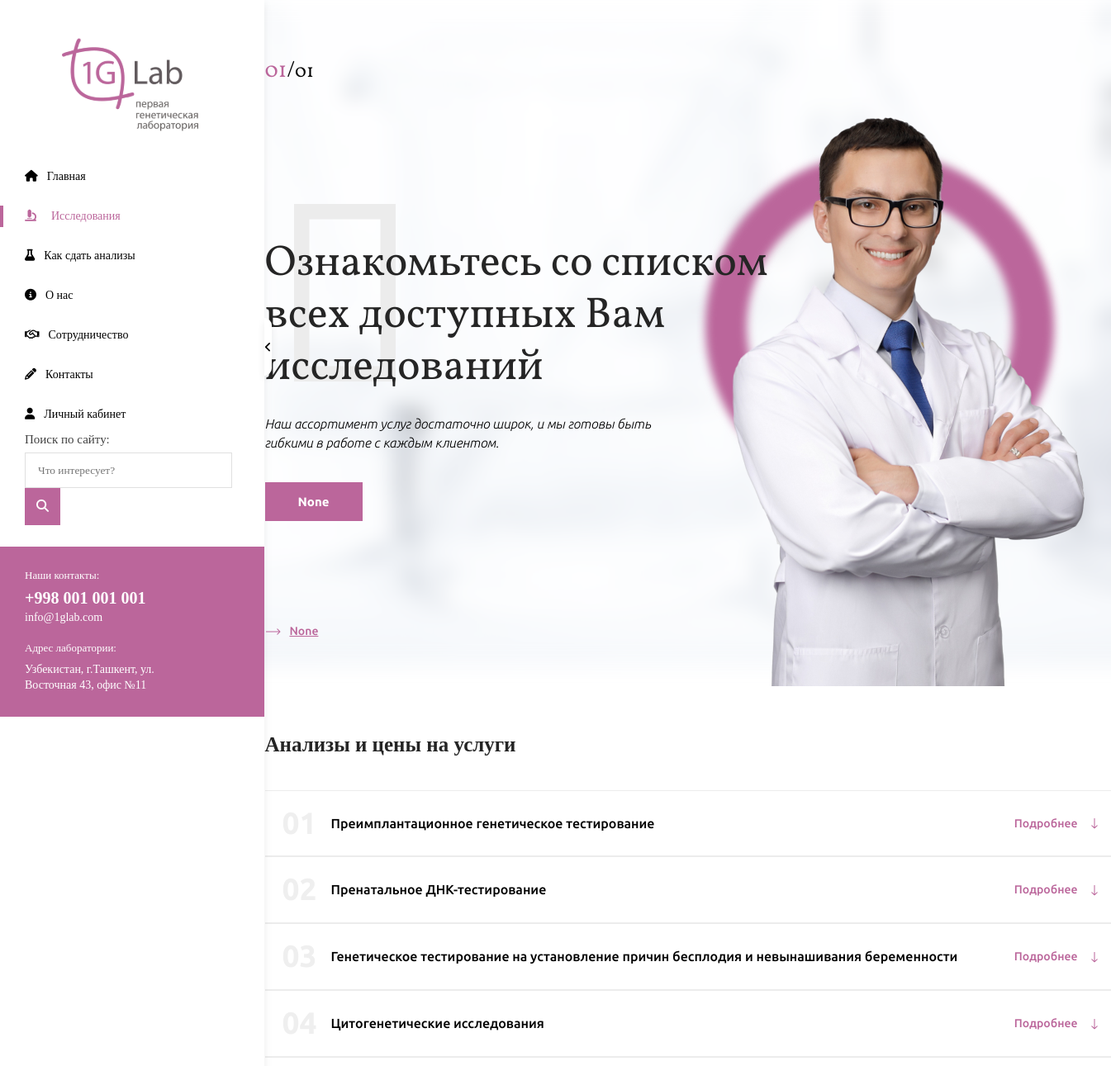
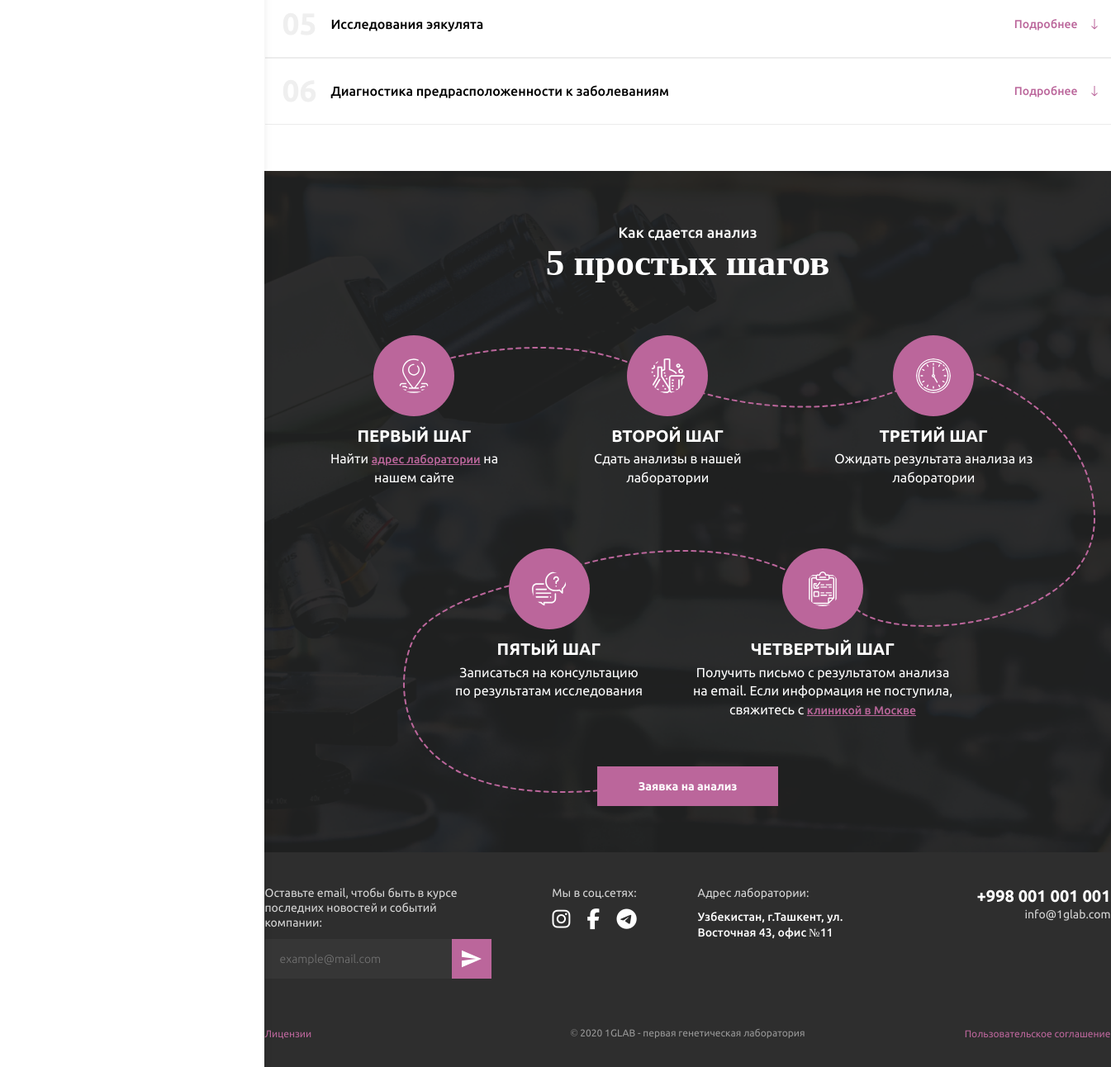
The page /researches/ on the database its author committed (2 pictures, top to bottom).
### genlab/apps/main_app/models.py (models this page shows, shortened)
class HeaderSlid(models.Model):
    class Meta:
        db_table = ''
        managed = True
        verbose_name = 'Слайд хедера'
        verbose_name_plural = 'Слайды хедера'
    HOME = 'home'
    RESEARCHES = 'researches'
    QUESTIONS = 'questions'
    COOPERATION = 'cooperation'
    CHOICE_GROUP = {
        (HOME, 'Главная страница'),
        (RESEARCHES, 'Исследования'),
        (QUESTIONS, 'Как сдать анализы'),
        (COOPERATION, 'Сотрудничество'),
    }
    slide_header = models.CharField(("Заголовок слайда"), max_length=500)
    slide_text = models.TextField(("Текст слайда"))
    page = models.CharField(("Страница на которой отображать данный слайд"), choices=CHOICE_GROUP, default=HOME,  max_length=50)
    image = models.ImageField(("Фото отобржаемое на слайдере"), upload_to='img', null=True, blank=True)
    button_text = models.CharField(("Текст кнопки(если есть)"), max_length=50, null=True, blank=True)
    button_link = models.CharField(("Ссылка кнопки"), max_length=50 , null=True, blank=True)
    link_text = models.CharField(("Текст ссылки(если есть)"), max_length=50, null=True, blank=True)
    link_url = models.CharField(("URL ссылки"), max_length=50 , null=True, blank=True)

class Research(models.Model):
    class Meta:
        db_table = ''
        managed = True
        verbose_name = 'Исследование'
        verbose_name_plural = 'Исследования'
    name = models.CharField(("Название исследования"), max_length=150)
    types = models.ManyToManyField(ResearchType, verbose_name=("Входящие в него виды исследвания"))

### genlab/apps/main_app/views.py (the view)
# urls.py: path('researches/', views.ResearchesView.as_view(), name='researches' ),
class ResearchesView(View):
    def get(self, request):
        slides = HeaderSlid.objects.filter(page='researches')
        researches = Research.objects.all()
        context={
            'slides':slides,
            'researches': researches,
        }
        return render(request, 'researches.html', context)

### templates/researches.html (shortened to what this page needs)
{% extends "base.html" %}
{% load static %}
{% block content %}
    <div class="researches">
        <div class="container">
            <h2 class="researches__header">Анализы и цены на услуги</h2>
            <ol class="researches__list list">
               {% for a in researches %}
               <li class="researches__list__item list__item">
                <h3 class="researches__list__item__header list__header">
                    {{a.name}}
                    <span class="researches__list__item__navigate list__navigate">Подробнее</span>
                </h3>
            </li>
               {% endfor %}
            </ol>
        </div>
    </div>
    {% include "include/steps.html" %}
{% endblock %}

### templates/include/header-slider.html (shortened to what this page needs)
{% load static %}
{% url 'home' as home_url %}
{% url 'cooperation' as cooperation_url%}
{% url 'questions' as questions_url%}
{% url 'researches' as researches_url%}
{% block header-slider %}
    <header class="header">
        <div class="container">
            <div class="header__slider" id="slider-1">
               {% for slide in slides %}
                <div class="header__slider__item" style="background: url({{slide.image.url}}){% if request.path == home_url %}
                        , url({% static 'img/header-rectangle-big.svg' %});
                        {% elif request.path == cooperation_url %}
                        , url({% static 'img/triangle.svg' %});
                        {% elif request.path == questions_url %}
                        , url({% static 'img/question-mark.svg' %});
                        {% elif request.path == researches_url %}
                        , url({% static 'img/ellipse.svg' %});
                        {% endif %}
                        ">
                        <div class="header__slider__item__content">
                            <div class="header__slider__item__content__navigate">
                                <p class="header__slider__item__content__navigate__slides num header__navigate" id="slider-nav-1">
                                    <span class="num__this">01</span>/<span class="num__all"></span>
                                </p>
                            </div>
                            <h1 class="header__slider__item__content__header">{{slide.slide_header}}</h1>
                            <p class="header__slider__item__content__text">{{slide.slide_text}}</p>
                            <a href="" class="header__slider__item__content__button">{{slide.button_text}}</a>
                            <a href="" class="header__slider__item__content__link">{{slide.link_text}}</a>
                        </div>
                    </div>
               {% endfor %}
            </div>
        </div>
    </header>
{% endblock header-slider %}

### genlab/apps/main_app/static/style/css/style.css (style rules this page uses)
.header { background: url("../../img/header-rectangle-small.svg"), url("../../img/header-bg-1.svg"); background-repeat: no-repeat; background-size: 12%, cover; background-position: 4% 40%, center center; }
.header__slider__item { -webkit-box-flex: 1; -ms-flex: 1 1 auto; flex: 1 1 auto; padding: 65px 0 57px 0; background-repeat: no-repeat, no-repeat, no-repeat no-repeat !important; background-position: 100% 100%, 90% 45%, 0 40%, 50% 50% !important; }
.header__slider__item__content__navigate { display: -webkit-box; display: -ms-flexbox; display: flex; -webkit-box-pack: justify; -ms-flex-pack: justify; justify-content: space-between; -webkit-box-align: center; -ms-flex-align: center; align-items: center; }
.header__slider__item__content__header { margin-top: 180px; font-family: 'Vollkorn'; font-weight: 400; font-style: normal; color: #252525; font-size: 52px; line-height: 121%; max-width: 65%; }
.header__slider__item__content__text { font-family: 'Ubuntu'; font-weight: 300; font-style: italic; font-size: 16px; max-width: 50%; line-height: 23.68px; margin: 29px 0 35px 0; }
.header__slider__item__content__button { display: inline-block; color: #ffffff; background: #BB669B; font-size: 15px; font-family: 'Ubuntu'; font-weight: 700; font-style: normal; padding: 16px 40px; }
.header__slider__item__content__link { position: relative; display: block; margin-top: 124px; font-family: 'Ubuntu'; font-weight: 500; font-style: normal; color: #BB669B; font-size: 14px; line-height: 19px; -webkit-text-decoration-line: underline; text-decoration-line: underline; max-width: 25%; padding: 0 0 0 30px; }
.header__slider__item__content__link::before { content: ""; position: absolute; top: 0; left: 0; width: 20px; height: 100%; background: url("../../img/next-arrow.svg") center no-repeat; }
.num { font-family: 'Vollkorn'; font-weight: 400; font-style: normal; font-size: 27px; line-height: 38px; }
.num__this { color: #BB669B; font-size: 27px; }
.num__all { font-size: 23px; }
.researches { padding: 56px 0; }
.researches__header { font-family: 'Vollkorn'; font-weight: 700; font-style: normal; font-size: 25px; line-height: 29.45px; color: #252525; max-width: 50%; margin-bottom: 40px; }
.researches__header { font-family: 'Vollkorn'; font-weight: 700; font-style: normal; font-size: 25px; line-height: 29.45px; color: #252525; }
.container { width: 1024px; margin: 0 auto; }
.list { counter-reset: li; list-style: none; }
.list__item { padding: 30px 0px 30px 0px; border-top: 1px solid #ECECEC; border-bottom: 1px solid #ECECEC; }
.list__header { padding-left: 80px; position: relative; font-family: 'Ubuntu'; font-weight: 500; font-style: normal; font-size: 16px; line-height: 18.85px; display: -webkit-box; display: -ms-flexbox; display: flex; -webkit-box-pack: justify; -ms-flex-pack: justify; justify-content: space-between; }
.list__header::before { content: "0" counter(li); counter-increment: li; position: absolute; color: #EFEFEF; font-size: 37px; font-family: 'Ubuntu'; font-weight: 700; font-style: normal; top: 0; left: 0; -webkit-transform: translateX(50%); transform: translateX(50%); }
.list__navigate { position: relative; font-size: 14px; font-family: 'Ubuntu'; font-weight: 500; font-style: normal; color: #BB669B; margin: 0 0 0 55px; padding: 0 40px 0 0; }
.list__navigate::after { display: block; position: absolute; right: 0; top: 0; content: ""; width: 10px; height: 20px; background: url("../../img/arrow-down.svg") center no-repeat; -webkit-transform: translateX(-150%); transform: translateX(-150%); }

### rows shown on the page
HeaderSlid: image (picture), slide_header "Ознакомьтесь со списком всех доступных Вам исследований", slide_text "Наш ассортимент услуг достаточно широк, и мы готовы быть гибкими в работе с каждым клиентом.", button_text "None", link_text "None"
Research: name "Преимплантационное генетическое тестирование"
Research: name "Пренатальное ДНК-тестирование"
Research: name "Генетическое тестирование на установление причин бесплодия и невынашивания беременности"
Research: name "Цитогенетические исследования"
Research: name "Исследования эякулята"
Research: name "Диагностика предрасположенности к заболеваниям"
